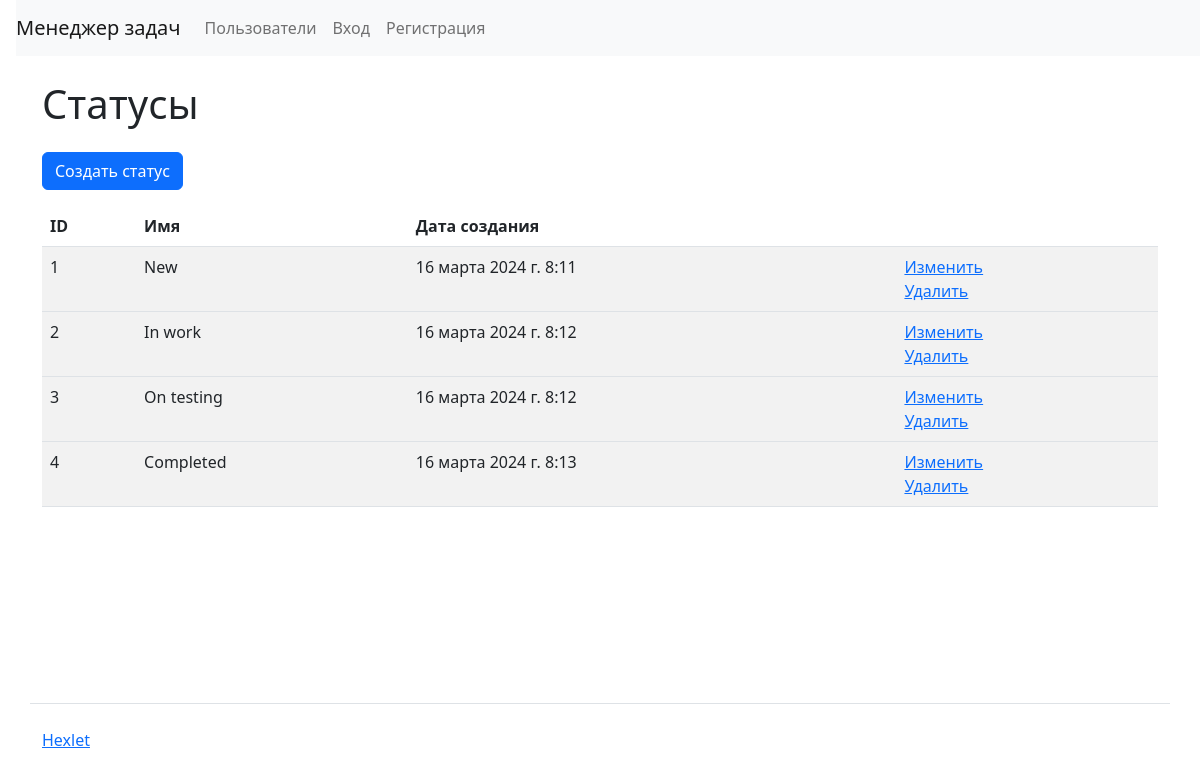
Screenshot of /statuses/ with the database file from the repository.
### task_manager/statuses/models.py (models this page shows, shortened)
class Status(models.Model):
    name = models.CharField(_("Status"), max_length=255, unique=True)
    timestamp = models.DateTimeField(auto_now_add=True)

### task_manager/statuses/views.py (the view)
# urls.py: path('', IndexView.as_view(), name='labels_index'),
class IndexView(View):
    def get(self, request, *args, **kwargs):
        statuses = Status.objects.all()
        flash_messages = messages.get_messages(request)
        return render(
            request,
            'statuses/index.html',
            context={
                'statuses': statuses,
                'messages': flash_messages,
            }
        )

### task_manager/templates/statuses/index.html
{% extends "base.html" %}
{% load django_bootstrap5 %}
{% load i18n %}
{% block nav %}
{% if user.is_authenticated %}
{% include "nav_user.html" %}
{% else %}
{% include "nav.html" %}
{% endif %}
{% endblock %}
{% block content %}
  <h1 class="my-4">{% translate "Statuses" %}</h1>
  <a class="btn btn-primary mb-3" href="{% url 'status_create' %}">{% translate "Create status" %}</a>
  <table class="table table-striped">
    <thead>
      <tr>
	<th>ID</th>
	<th>{% translate "Name" %}</th>
	<th>{% translate "Created at" %}</th>
	<th></th>
      </tr>
    </thead>
    {% for status in statuses %}
    <tbody>
      <tr>
	<td>{{ status.id }}</td>
	<td>{{ status.name }}</td>
	<td>{{ status.timestamp }}</td>
	<td>
	  <a href="{% url 'status_update' status.id %}">{% translate "Update" %}</a>
	  <br>
	  <a href="{% url 'status_delete' status.id %}">{% translate "Delete" %}</a>
	</td>
      </tr>
    </tbody>
    {% endfor %}
  </table>
{% endblock %}

### rows the page displays
Status: id "1", name "New", timestamp "16 марта 2024 г. 8:11"
Status: id "2", name "In work", timestamp "16 марта 2024 г. 8:12"
Status: id "3", name "On testing", timestamp "16 марта 2024 г. 8:12"
Status: id "4", name "Completed", timestamp "16 марта 2024 г. 8:13"
